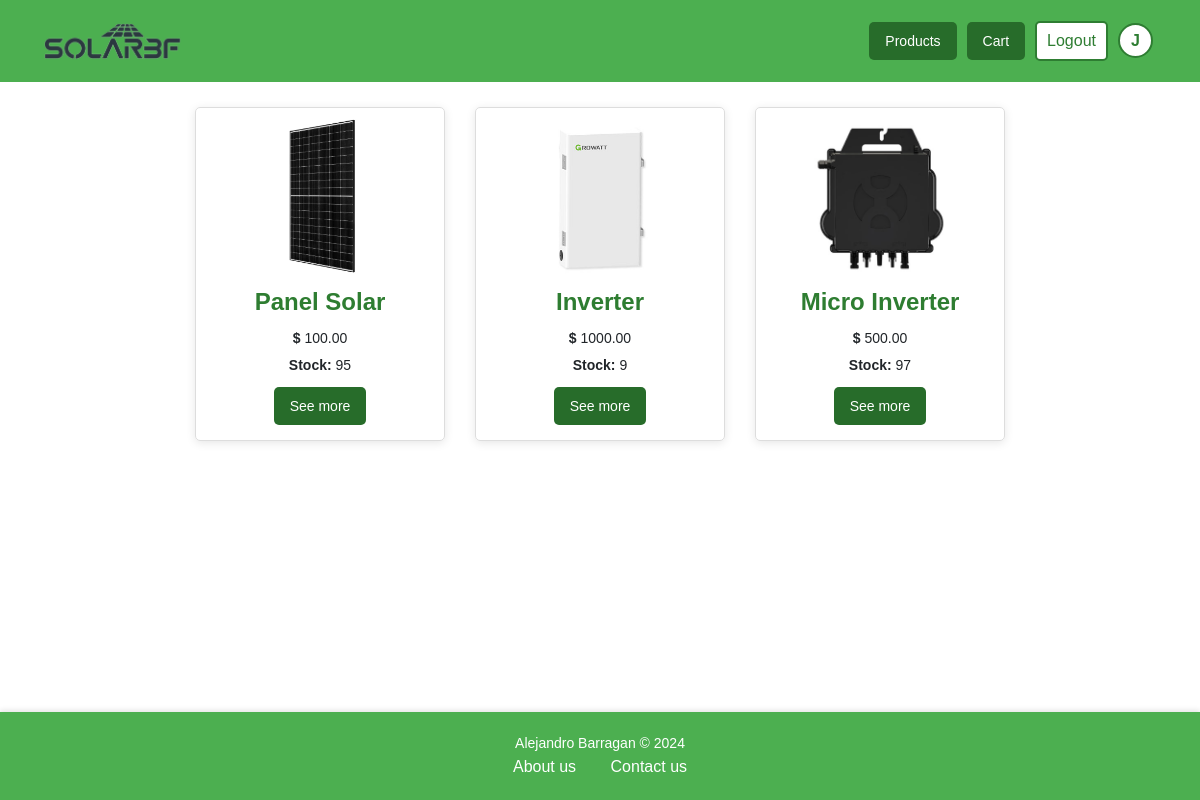
The app's page /products/ (signed in) with its own data.
### accounts/models.py (models this page shows, shortened)
class CustomUser(AbstractUser):
    USER_TYPE_CHOICES = (
        ('user', 'User'),
        ('worker', 'Worker'),
        ('admin', 'Admin'),
    )
    role = models.CharField(max_length=10, default='user')
    team = models.ForeignKey(
        Team,
        on_delete=models.SET_NULL,
        blank=True, null=True,
        related_name='members'
    )
    email = models.EmailField(unique=True)
    street_address = models.CharField(max_length=255, blank=True, null=True)
    city = models.CharField(max_length=100, blank=True, null=True)
    state = models.CharField(max_length=100, blank=True, null=True)
    zip_code = models.CharField(max_length=20, blank=True, null=True)
    country = models.CharField(max_length=100, blank=True, null=True)

### products/models.py (models this page shows, shortened)
class Product(models.Model):
    name = models.CharField(max_length=255)
    description = models.TextField()
    price = models.DecimalField(max_digits=10, decimal_places=2)
    stock = models.PositiveIntegerField()
    category = models.ForeignKey(Category, on_delete=models.CASCADE)
    image = models.ImageField(upload_to='product_images/', blank=False, null=False)
    created_at = models.DateTimeField(auto_now_add=True)

### products/views.py (the view)
# urls.py: path('', views.product_view, name='products'),
@login_required
def product_view(request):
    products = Product.objects.all()
    return render(request, 'store/products.html', {'products': products})

### templates/store/products.html (shortened to what this page needs)
{% extends 'base.html' %}
{% load static %}
{% block style %}
    <link rel="stylesheet" href="{% static 'css/card.css' %}"/>
    <link rel="stylesheet" href="{% static 'css/product.css' %}"/>
{% endblock %}
{% block content %}
    {% if user.is_authenticated %}
    <div class="cardb-list">
        {% for product in products %}
            <div class="cardb-item">
                <img src="{{ product.image.url }}" alt="{{ product.name }}">
                <h2>{{ product.name }}</h2>
                <p><strong>$</strong> {{ product.price }}</p>
                <p><strong>Stock:</strong> {{ product.stock }}</p>
                <button class="btn-custom btn-medium btn-primary" data-toggle="modal" data-target="#productModal{{ forloop.counter }}">See more</button>
            </div>
        {% empty %}
            <p>No products available.</p>
        {% endfor %}
    </div>
    {% else %}
        <script>
            window.location.href = "{% url 'home' %}";
        </script>
    {% endif %}
{% endblock %}

### templates/components/navbar.html (shortened to what this page needs)
{% load static %}
{% block style %}
    <link rel="stylesheet" href="{% static 'css/navbar.css' %}"/>
{% endblock %}
{% block content %}
<div class="navbar-container">
    <nav class="navbar">
        <div class="container">
            <a class="nav-link navbar-brand nav-logo" href="{% url 'home' %}">
                <img src="{% static 'images/SolarBFLogo1-1.png' %}" alt="">
            </a>
            <div class="nav-links" id="nav-links">
                {% if user.is_authenticated %}
                        <a class="btn-custom btn-medium btn-primary" href="{% url 'products' %}">Products</a>
                        <a class="btn-custom btn-medium btn-primary" href="{% url 'cart' %}">Cart</a>
                        <a class="btn-custom btn-logout" href="{% url 'logout' %}">Logout</a>
                        <a class="btn-custom btn-profile" href="{% url 'profile' %}">{{ user.username|slice:":1" }}</a>
                    {% else %}
                        <a class="btn-login" href="{% url 'login' %}">Login</a>
                    {% endif %}
            </div>
        </div>
    </nav>
</div>
{% endblock %}

### static/css/base.css (style rules this page uses)
* { box-sizing: border-box; margin: 0; padding: 0; }
body { background-color: linear-gradient(135deg, #f8f9fa 0%, #e9ecef 100%); font-family: Arial, sans-serif; line-height: 1.6; }
a { text-decoration: none; }
img { max-width: 100%; height: auto; }
.btn-custom { display: inline-block; border: none; border-radius: 5px; cursor: pointer; transition: all 0.3s ease; text-align: center; text-decoration: none; margin: 5px; }
.btn-custom.btn-medium { padding: 8px 16px; font-size: 14px; }
.btn-primary { background-color: #276c2a; color: white; }

### static/css/card.css (style rules this page uses)
.cardb-list { display: flex; flex-wrap: wrap; gap: 20px; justify-content: center; margin-bottom: 20px; padding: 20px; }
.cardb-item { border: 1px solid #ddd; border-radius: 5px; width: 250px; text-align: center; padding: 10px; box-shadow: 0 2px 10px rgba(0, 0, 0, 0.1); transition: transform 0.2s; margin: 5px; }
.cardb-item img { width: 100%; height: 20vh; object-fit: contain; }
.cardb-item h2 { font-size: 24px; margin: 10px; color: #2E7D31; font-weight: bold; }
.cardb-item p { font-size: 14px; margin: 5px 0; }

### static/css/navbar.css (style rules this page uses)
.navbar-container { background-color: #4CAF50; }
.navbar { display: flex; justify-content: center; align-items: center; padding: 1rem; }
.container { display: flex; justify-content: space-between; align-items: center; width: 100%; }
.navbar-brand { margin-right: auto; font-size: 1.5rem; color: #fff; text-decoration: none; }
.nav-links { display: flex; align-items: center; }
.navbar .btn-logout, .btn-login { background-color: white; color: #2E7D32; border: 2px solid #2E7D32; padding: 5px 10px; border-radius: 5px; font-size: 16px; cursor: pointer; transition: all 0.3s ease; }
.navbar .btn-profile { background-color: white; color: #2E7D32; border: 2px solid #2E7D32; border-radius: 50%; font-size: 16px; width: 35px; height: 35px; display: flex; align-items: center; justify-content: center; font-weight: bold; cursor: pointer; transition: all 0.3s ease; }
.nav-logo { display: flex; align-items: center; height: 100%; padding: 5px 0; }
.nav-logo img { max-height: 40px; width: auto; object-fit: contain; }

### static/css/footer.css (style rules this page uses)
html, body { height: 100%; margin: 0; }
body { display: flex; flex-direction: column; }

### records on screen
CustomUser: username "J"
Product: image (picture), name "Panel Solar", price "100.00", stock "95"
Product: image (picture), name "Inverter", price "1000.00", stock "9"
Product: image (picture), name "Micro Inverter", price "500.00", stock "97"
